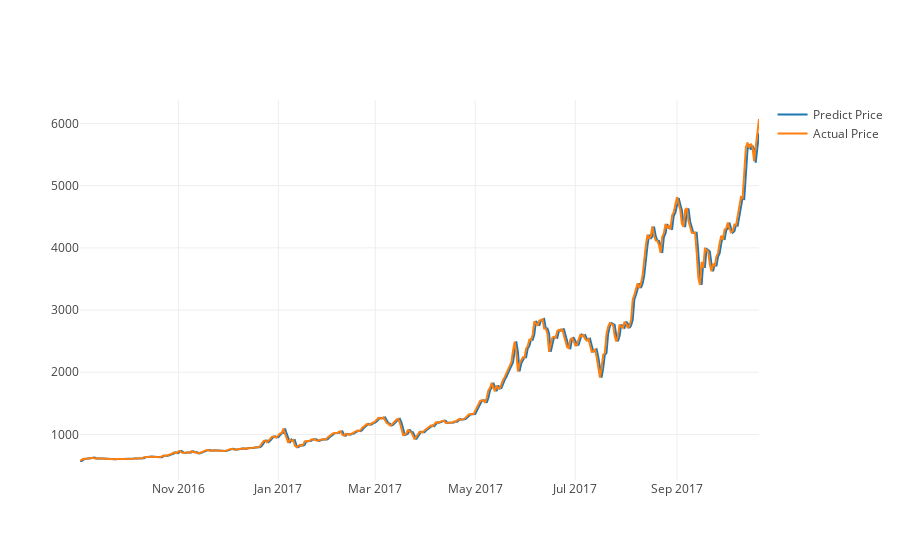

Source (notebook cell):
### Markdown cell above
#### Plot predicted and actual line graph with X=dates, Y=USD

### Code cell
actual_chart = go.Scatter(x=predictDates, y=testY_reshape, name= 'Actual Price')
predict_chart = go.Scatter(x=predictDates, y=yhat_reshape, name= 'Predict Price')
py.iplot([predict_chart, actual_chart])

### Figure 1 — Plotly figure (JSON) as saved in the notebook; plotly's stock layout.template omitted (floating-point values rounded to 4 significant figures; data arrays with more than 128 entries replaced by an {"elided": "..."} marker saying what was removed)
{"data": [{"name": "Predict Price", "type": "scatter", "x": {"elided": "415 str values"}, "y": {"elided": "415 float values"}}, {"name": "Actual Price", "type": "scatter", "x": {"elided": "415 str values"}, "y": {"elided": "415 float values"}}], "layout": {}}
